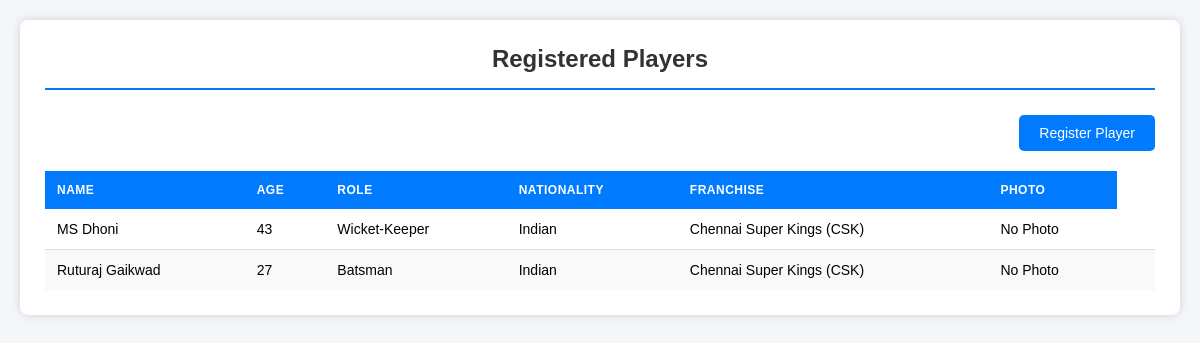
/player-list/, run on the app's committed database.
### IplApp/models.py (models this page shows, shortened)
class Player(models.Model):
    ROLE_CHOICES = [
        ('Batsman', 'Batsman'),
        ('Bowler', 'Bowler'),
        ('All-Rounder', 'All-Rounder'),
        ('Wicket-Keeper', 'Wicket-Keeper'),
    ]
    name = models.CharField(max_length=100)
    age = models.PositiveIntegerField()
    role = models.CharField(max_length=50, choices=ROLE_CHOICES)
    nationality = models.CharField(max_length=50)
    franchise = models.ForeignKey(Franchise, on_delete=models.CASCADE)
    photo = models.ImageField(upload_to='player_photos/', blank=True, null=True)

class Franchise(models.Model):
    name = models.CharField(max_length=100)
    short_name = models.CharField(max_length=10)
    founded_year = models.IntegerField()
    no_of_trophies = models.IntegerField()
    logo = models.ImageField(upload_to='franchise_logos/', blank=True, null=True)
    city = models.CharField(max_length=100)
    owner = models.CharField(max_length=100)
    coach = models.CharField(max_length=100)
    class Meta:
        db_table = 'franchises'
    def __str__(self):
        return f"{self.name} ({self.short_name})"

### IplApp/views.py (the view)
# urls.py: path('player-list/', views.player_list, name='player_list'),
def player_list(request):
    players = Player.objects.all()
    return render(request, 'player_list.html', { 'players': players })

### IplApp/templates/player_list.html (shortened to what this page needs)
<!DOCTYPE html>
<html lang="en">
<head>
</head>
<body>
    <div class="container">
        <h2>Registered Players</h2>
        <div class="back-link">
            <a href="{% url 'register_player' %}">Register Player</a>
        </div>
        {% if players %}
        <table>
            <thead>
                <tr>
                    <th>Name</th>
                    <th>Age</th>
                    <th>Role</th>
                    <th>Nationality</th>
                    <th>Franchise</th>
                    <th>Photo</th>
                </tr>
            </thead>
            <tbody>
                {% for player in players %}
                <tr>
                    <td> {{ player.name }} </td>
                    <td>{{ player.age }}</td>
                    <td>{{ player.role }}</td>
                    <td>{{ player.nationality }}</td>
                    <td>{{ player.franchise }}</td>
                    <td>
                        {% if player.photo %}
                        <img src="{{player.photo.url}}" alt="Logo" height="50" />
                        {% else %}
                            No Photo
                        {% endif %}
                    </td>
                    <td>
                    </td>
                </tr>
                {% endfor %}
            </tbody>
        </table>
        {% else %}
        <div class="empty-message">
            No players registered yet.
        </div>
        {% endif %}
    </div>
</body>
</html>

### IplApp/templates/player_list.html (style rules this page uses)
* { margin: 0; padding: 0; box-sizing: border-box; }
body { font-family: Arial, sans-serif; background-color: #f4f6f9; padding: 20px; min-height: 100vh; }
.container { max-width: 1200px; margin: 0 auto; background: white; padding: 25px; border-radius: 8px; box-shadow: 0px 0px 10px rgba(0, 0, 0, 0.15); }
h2 { text-align: center; color: #333; margin-bottom: 25px; font-size: 24px; padding-bottom: 15px; border-bottom: 2px solid #007bff; }
table { width: 100%; border-collapse: collapse; margin-top: 20px; font-size: 14px; }
thead { background-color: #007bff; color: white; }
th { padding: 12px; text-align: left; font-weight: 600; text-transform: uppercase; font-size: 12px; letter-spacing: 0.5px; }
td { padding: 12px; border-bottom: 1px solid #e0e0e0; }
tbody tr { transition: background-color 0.2s ease; }
tbody tr:nth-child(even) { background-color: #f9f9f9; }
tbody tr:last-child td { border-bottom: none; }
.back-link { display: flex; justify-content: flex-end; }
.back-link a { display: inline-block; padding: 10px 20px; background-color: #007bff; color: white; text-decoration: none; border-radius: 5px; font-size: 14px; transition: background-color 0.3s; }

### data on the page
Player: name "MS Dhoni", age "43", role "Wicket-Keeper", nationality "Indian", franchise "Chennai Super Kings (CSK)", photo "No Photo"
Player: name "Ruturaj Gaikwad", age "27", role "Batsman", nationality "Indian", franchise "Chennai Super Kings (CSK)", photo "No Photo"
